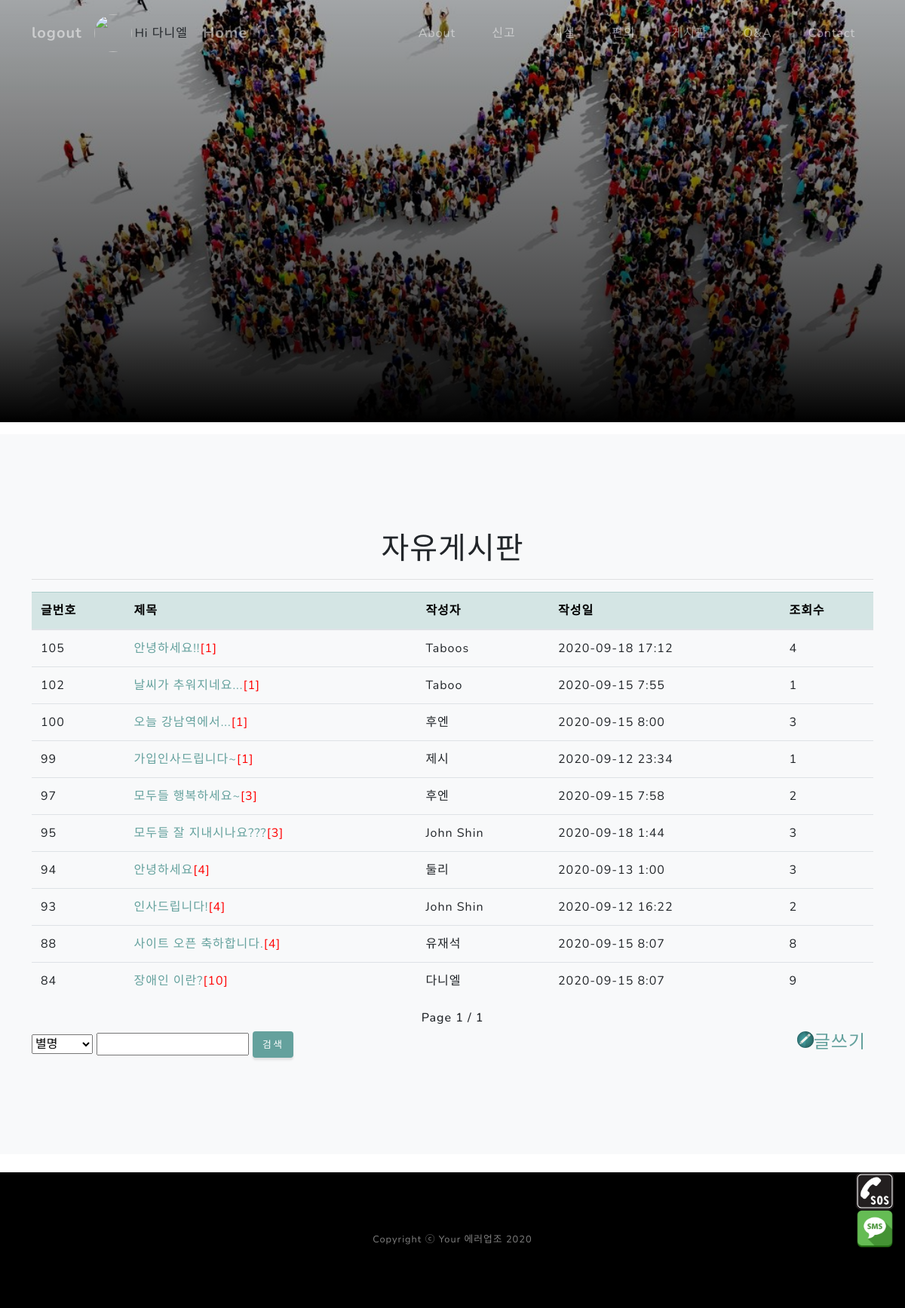
Screenshot of /fordisapp/board/ (signed in) with the database file from the repository.
### fordisapp/models.py (models this page shows)
class Users(models.Model):
    userEmail = models.EmailField(max_length=30, primary_key=True, verbose_name="이메일(아이디)")
    nickName = models.CharField(max_length=12, verbose_name="닉네임")
    password = models.CharField(max_length=12, verbose_name="비밀번호")
    registerDate = models.DateField(auto_now_add=True, verbose_name="가입시간")
    guardianName = models.CharField(blank=True, max_length=12, verbose_name="보호자명")
    guardianCallNum = models.CharField(blank=True, max_length=12, verbose_name="보호자전화번호")
    guardianBasicMsg = models.CharField(blank=True, max_length=100, verbose_name="보호자기본메세지")
    photo = models.FileField(blank=True, upload_to=date_upload_to)

class Article(models.Model):
    awriter = models.ForeignKey('Users', db_column='userEmail', blank=False, null=False, on_delete=models.CASCADE)
    title = models.CharField(max_length=20)
    content = models.TextField()
    viewcnt = models.IntegerField(null=True)
    boardType = models.CharField(blank=True, null=True,max_length=2)
    reportPhotoId = models.CharField(max_length=100, blank=True, null=True)
    reportPhoto = models.ImageField(blank=True, null=True, upload_to=report_upload_to)
    reportLong = models.CharField(blank=True, null=True, max_length=20)
    reportLati = models.CharField(blank=True, null=True, max_length=20)
    reportAddress = models.TextField(blank=True, null=True,)
    created_at = models.DateTimeField(auto_now_add=True)
    updated_at = models.DateTimeField(auto_now=True)

### fordisapp/views.py (the view)
# urls.py: path('board/', views.board, name="board"),
def board(request):
    if logincheck(request)['loginyn']:
        page = request.GET.get('page', 1)
        articles = Article.objects.filter(boardType="B").annotate(cmtcnt=Count("comment__id", distinct=True) + Count("comment__comment2__id", distinct=True)).all().order_by('-id')
        paginator = Paginator(articles, 10)
        nlistpage = paginator.get_page(page)
        context = {'articles': nlistpage}
        context.update(logincheck(request))
        return render(request, 'board.html', context)
    else:
        return render(request, 'login.html', logincheck(request))

### fordisapp/views.py (called while the page is built)
def logincheck(request) :
    context = None
    if 'user' in request.session:
        user = Users.objects.get(userEmail=request.session.get('user'))
        context = {'loginyn':True,
                   'useremail':user.userEmail,
                   'nickname': user.nickName,
                   'photopath': user.photo.url,
                   'guardianName':  user.guardianName,
                   'guardianCallNum': user.guardianCallNum,
                   'guardianBasicMsg': user.guardianBasicMsg
                   }
        return context
    else:
        context = {'loginyn': False}
        return context

### fordisapp/templates/board.html (shortened to what this page needs)
{% extends 'base2.html' %}
{% load static %}
{% block content %}
<section class="projects-section bg-light" id="board">
<div class="container">
  <h1 class="text-center">자유게시판</h1>
  <hr>
<table class="table table-hover">
    <thead>
      <tr class="table-primary" style="color:black">
          <th>글번호</th>
          <th>제목</th>
          <th>작성자</th>
          <th>작성일</th>
          <th>조회수</th>
      </tr>
    </thead>
    <tbody>
  {% for article in articles %}
      <tr id="trid" >
          <td>{{ article.pk }}</td>
          <td><a href="{% url 'detail' 'B' article.pk %}#board">{{ article.title }}</a><span style="color:red">[{{ article.cmtcnt}}]</span></td>
          <td>{{ article.awriter.nickName }}</td>
          <td>{{ article.updated_at | date:'Y-m-d G:i' }}</td>
          <td> {{ article.viewcnt }}</td>
      </tr>
{% endfor %}
    </tbody>
</table>
<h6 class="text-center">
        Page {{articles.number}} / {{ articles.paginator.num_pages}}
</h6>
    <div>
        <div id="searchdiv" style=" display: inline-block">
            <select name="searchtype">
                <option value="search1">별명</option>
            </select>
            <input type="text" name="keyword" required>
            <button class="btn btn-primary" onclick="processSearch() ">검색</button>
        </div>
        <div style="float:right; display: inline-block"><a href="{% url 'create' 'B' %}"><img style="float:left; " width="22" src="/static/assets/img/boardwrite2.png" ><h4 style="float:right; margin-right:10px">글쓰기</h4></a></div>
     </div>
</div>
</section>
{% endblock %}

### fordisproject/templates/base2.html (shortened to what this page needs)
<!DOCTYPE html>
{% load static %}
<html lang="ko">
<head>
         <link rel="stylesheet" href="https://unpkg.com/leaflet@1.5.1/dist/leaflet.css"
/>
        <link rel="stylesheet" href="https://maxcdn.bootstrapcdn.com/bootstrap/4.5.0/css/bootstrap.min.css">
        <link href="/static/css/styles.css" rel="stylesheet" />
</head>
<body id="page-top">
        <nav class="navbar navbar-expand-lg navbar-light fixed-top" id="mainNav">
            <div class="container">
        {% if loginyn  %}
                <a class="navbar-brand js-scroll-trigger-left" href="{% url 'logout' %}#board">logout</a>
                <img class="image_section" width="50" src="{{ photopath }}" alt="" />Hi {{nickname}}
        {% else %}
                <a class="navbar-brand js-scroll-trigger-left" href="{% url 'login' %}#board">login</a>
        {% endif %}
                <a class="navbar-brand js-scroll-trigger-center" style="margin-left:20px;" href="{% url 'index' %}">Home</a>
                <div class="collapse navbar-collapse" id="navbarResponsive">
                    <ul class="navbar-nav ml-auto">
                        <li class="nav-item"><a class="nav-link js-scroll-trigger" href="{% url 'index' %}#about">About</a></li>
                        <li class="nav-item"><a class="nav-link js-scroll-trigger" href="{% url 'report' %}#board">신고</a></li>
                        <li class="nav-item"><a class="nav-link js-scroll-trigger" href="{% url 'mapping' %}">시설</a></li>
                        <li class="nav-item"><a class="nav-link js-scroll-trigger" href="{% url 'mymap' %}#mytitle">편의</a></li>
                        <li class="nav-item"><a class="nav-link js-scroll-trigger" href="{% url 'board' %}#board">게시판</a></li>
                        <li class="nav-item"><a class="nav-link js-scroll-trigger" href="{% url 'qnaread' %}#board">Q&A</a></li>
                        <li class="nav-item"><a class="nav-link js-scroll-trigger" href="{% url 'index' %}#signup">Contact</a></li>
                    </ul>
                </div>
            </div>
        </nav>
        <header class="masthead2">
        </header>
    {% block content %}
    {% endblock %}
        <br>
        <footer class="footer bg-black small text-center text-white-50"><div class="container">Copyright ⓒ Your 에러업조 2020</div></footer>
{% if loginyn  %}
        <div class="floBanMob1 hidden-lg">
         <a href="tel:{{ guardianCallNum }}">
              <img class="image_section_float" width="100" src="/static/assets/img/callphone2.png" >
          </a>
        </div>
        <div class="floBanMob2 hidden-lg">
          <a href="sms:{{ guardianCallNum }}?body={{ guardianName }}님!%0a{{guardianBasicMsg}}">
            <img class="image_section_float" width="100" src="/static/assets/img/sendtext.png" >
          </a>
        </div>
{% endif %}
</body>
</html>

### rows the page displays
Users: nickName "다니엘"
Article: pk "105", title "안녕하세요!!", cmtcnt "1", awriter.nickName "Taboos", updated_at "2020-09-18 17:12", viewcnt "4"
Article: pk "102", title "날씨가 추워지네요...", cmtcnt "1", awriter.nickName "Taboo", updated_at "2020-09-15 7:55", viewcnt "1"
Article: pk "100", title "오늘 강남역에서...", cmtcnt "1", awriter.nickName "후엔", updated_at "2020-09-15 8:00", viewcnt "3"
Article: pk "99", title "가입인사드립니다~", cmtcnt "1", awriter.nickName "제시", updated_at "2020-09-12 23:34", viewcnt "1"
Article: pk "97", title "모두들 행복하세요~", cmtcnt "3", awriter.nickName "후엔", updated_at "2020-09-15 7:58", viewcnt "2"
Article: pk "95", title "모두들 잘 지내시나요???", cmtcnt "3", awriter.nickName "John Shin", updated_at "2020-09-18 1:44", viewcnt "3"
Article: pk "94", title "안녕하세요", cmtcnt "4", awriter.nickName "둘리", updated_at "2020-09-13 1:00", viewcnt "3"
Article: pk "93", title "인사드립니다!", cmtcnt "4", awriter.nickName "John Shin", updated_at "2020-09-12 16:22", viewcnt "2"
Article: pk "88", title "사이트 오픈 축하합니다.", cmtcnt "4", awriter.nickName "유재석", updated_at "2020-09-15 8:07", viewcnt "8"
Article: pk "84", title "장애인 이란?", cmtcnt "10", awriter.nickName "다니엘", updated_at "2020-09-15 8:07", viewcnt "9"

### other values shown
{{ articles.number }} "1"
{{ articles.paginator.num_pages }} "1"
